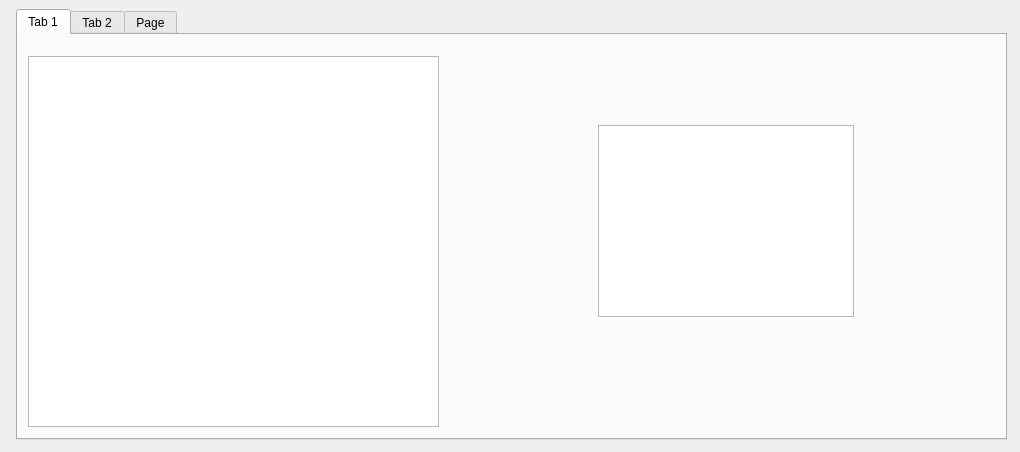
<?xml version="1.0" encoding="UTF-8"?>
<ui version="4.0">
 <class>Form</class>
 <widget class="QWidget" name="Form">
  <property name="geometry">
   <rect>
    <x>0</x>
    <y>0</y>
    <width>1020</width>
    <height>452</height>
   </rect>
  </property>
  <property name="windowTitle">
   <string>Form</string>
  </property>
  <widget class="QTabWidget" name="tabWidget">
   <property name="geometry">
    <rect>
     <x>16</x>
     <y>9</y>
     <width>991</width>
     <height>431</height>
    </rect>
   </property>
   <property name="currentIndex">
    <number>0</number>
   </property>
   <widget class="QWidget" name="tab">
    <attribute name="title">
     <string>Tab 1</string>
    </attribute>
    <widget class="QGraphicsView" name="graphicsView">
     <property name="geometry">
      <rect>
       <x>10</x>
       <y>21</y>
       <width>411</width>
       <height>371</height>
      </rect>
     </property>
    </widget>
    <widget class="QGraphicsView" name="graphicsView_2">
     <property name="geometry">
      <rect>
       <x>580</x>
       <y>90</y>
       <width>256</width>
       <height>192</height>
      </rect>
     </property>
    </widget>
   </widget>
   <widget class="QWidget" name="tab_2">
    <attribute name="title">
     <string>Tab 2</string>
    </attribute>
   </widget>
   <widget class="QWidget" name="tab_3">
    <attribute name="title">
     <string>Page</string>
    </attribute>
   </widget>
  </widget>
 </widget>
 <resources/>
 <connections/>
</ui>
